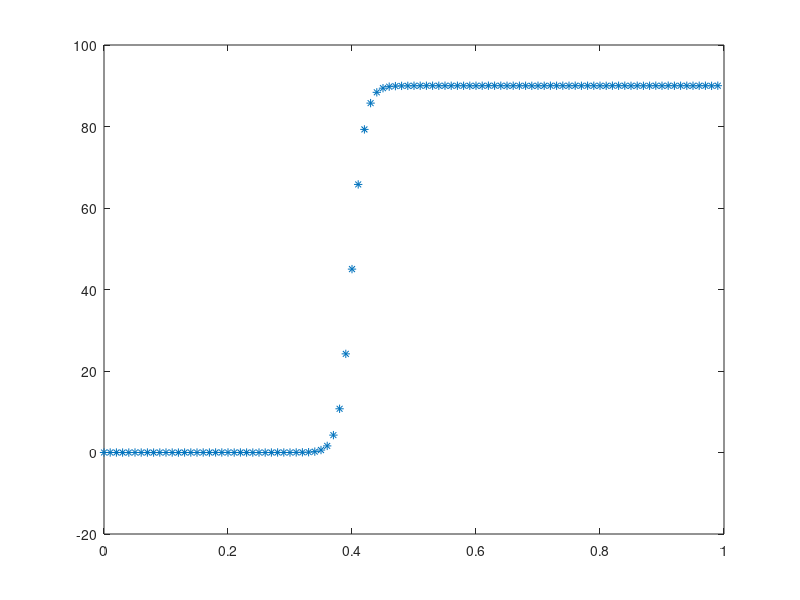

Write MATLAB code to recreate this figure. (Note: this script raises an error after producing the figure.)
clear all;
% 实验1
x=0:0.01:1-0.01;
f=90./(1+exp(-100*(x-0.4)));
n=8;%控制顶点个数-1
N=length(x);%采样点个数
a=min(x);
b=max(x);

% % 实验2
% x=0:0.05:10-0.05;
% f=100./exp(abs(x-5))+(x-5).^2/500;
% n=13;
% N=length(x);%采样点个数
% a=min(x);
% b=max(x);

f_=f+normrnd(0,0.01,1,N);



plot(x,f_,"*")
hold on

% plot(x,f)
d=[x;f_]';%给定数据点,di=(xi,yi) i=1~M+1




M=length(x)-1; %论文中是0~M，所以总数length=M+1


p=3;%B样条次数p=3，控制顶点n+1个，节点矢量ui i=1~n+p+2,




ui=jiedianxiangliang(n,p,a,b);%方案1 均匀节点向量


% u=0:0.01:1;
% for j=1:n+1
%     for i=1:length(u)
%         Njp_u(i,j) = Njp(j, p , u(i), ui);  
%     end
%     subplot(5,5,j),plot(u,Njp_u(:,j));
% end


[N,R,P] = kongzhidingdian(M,n,p,x,ui,d);

DrawSpline(n,p,P,ui,a,b);
scatter(ui,ones(1,length(ui)))
[epsilon,e] = shujudianwucha(M,N,P,d);
